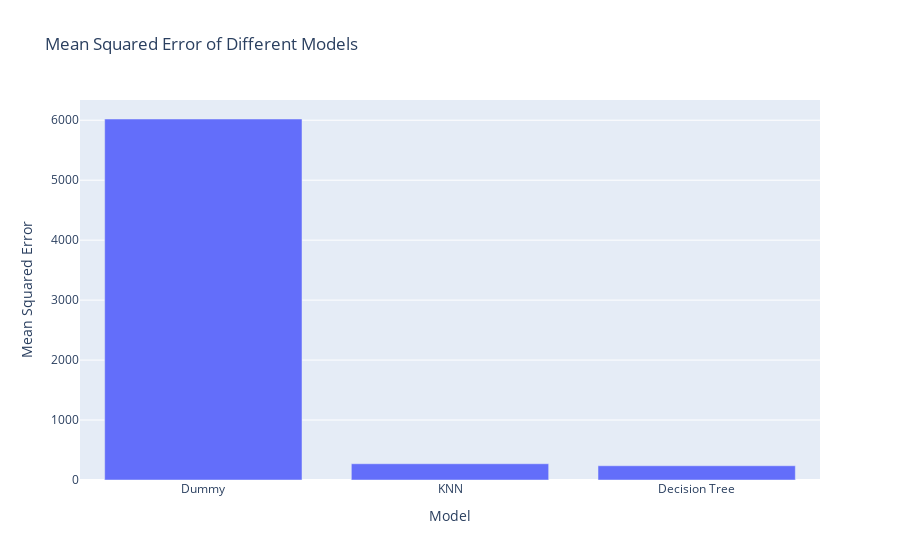

Notebook code cell kept with this figure:
### Markdown cell above
# 2.8 Preformance Evaluation

### Code cell
#Print the final results
print("Dummy Model MSE:", dummy_mse)
print("KNN Model MSE:", knn_mse)
print("Decision Tree Model MSE:", decision_mse)

# Create the plot showing the MSE of all models as a bar chart
models = ["Dummy", "KNN", "Decision Tree"]
mse_values = [dummy_mse, knn_mse, decision_mse]
#Create bar chart with plotly
fig = px.bar(x=models, y=mse_values, labels={'x': 'Model', 'y': 'Mean Squared Error'}, title='Mean Squared Error of Different Models')
fig.show()

### Figure 1 — Plotly figure (JSON) as saved in the notebook; plotly's stock layout.template omitted (floating-point values rounded to 4 significant figures)
{"data": [{"hovertemplate": "Model=%{x}<br>Mean Squared Error=%{y}<extra></extra>", "legendgroup": "", "marker": {"color": "#636efa", "pattern": {"shape": ""}}, "name": "", "orientation": "v", "showlegend": false, "textposition": "auto", "type": "bar", "x": ["Dummy", "KNN", "Decision Tree"], "xaxis": "x", "y": [6021.0, 271.0, 237.7], "yaxis": "y"}], "layout": {"barmode": "relative", "legend": {"tracegroupgap": 0}, "title": {"text": "Mean Squared Error of Different Models"}, "xaxis": {"anchor": "y", "domain": [0, 1], "title": {"text": "Model"}}, "yaxis": {"anchor": "x", "domain": [0, 1], "title": {"text": "Mean Squared Error"}}}}
